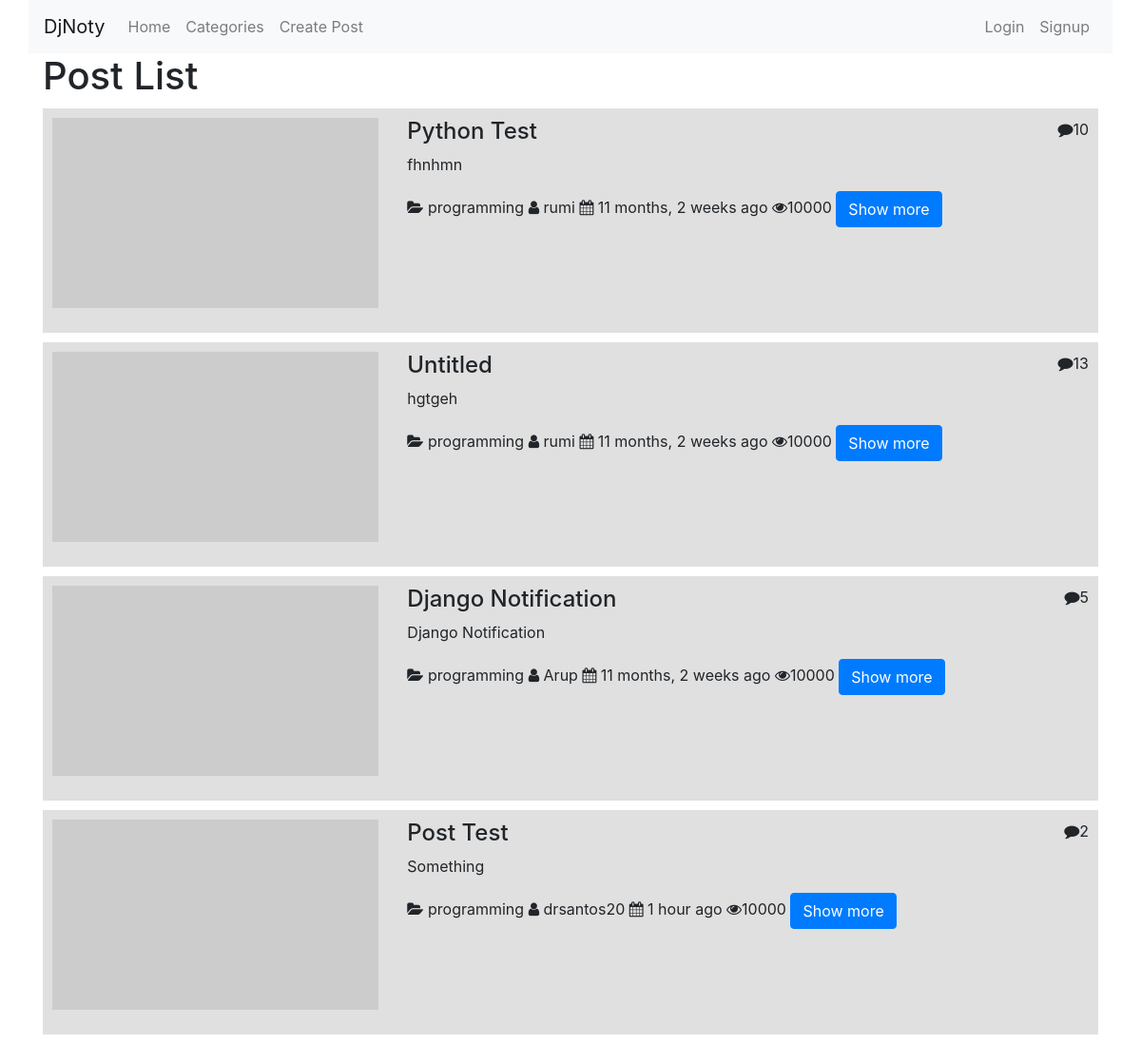
The page / on the database its author committed.
### blog/models.py (models this page shows, shortened)
class Post(models.Model):
    category = models.ForeignKey(Category, on_delete=models.CASCADE)
    user = models.ForeignKey(User, on_delete=models.CASCADE)
    title = models.CharField(max_length=200)
    text = models.TextField()
    created_date = models.DateTimeField(default=timezone.now)
    published_date = models.DateTimeField(blank=True, null=True)

class Category(models.Model):
    name = models.CharField(max_length=200)

class User(AbstractUser):
    username = models.CharField(
        'username',
        max_length=20,
        unique=True,
        help_text='Required. 20 characters or fewer. Letters, digits and @/./+/-/_ only.',
        error_messages={
            'unique': "A user with that username already exists.",
        },
    )
    email = models.EmailField(unique=True, blank=False,
                              error_messages={
                                  'unique': "A user with that email already exists.",
                              })
    USERNAME_FIELD = "email"
    REQUIRED_FIELDS = ["username"]

### blog/views.py (the view)
# urls.py: url(r'^$', views.index, name='posts'),
def index(request):
    posts_list = Post.objects.all()
    paginator = Paginator(posts_list, 5)
    page = request.GET.get('page', 1)
    try:
        posts = paginator.page(page)
    except PageNotAnInteger:
        posts = paginator.page(1)
    except EmptyPage:
        posts = paginator.page(paginator.num_pages)
    return render(request, 'posts/index.html', {'posts': posts})

### blog/context_processors.py (called while the page is built)
def notifications(request):
    context = {}
    if request.user.is_authenticated:
        context['notifications'] = request.user.notifications.unread()
    return context

### blog/templates/posts/index.html (shortened to what this page needs)
{% extends 'app.html' %}
{% load tz %}
{% block content %}
    <h1>Post List</h1>
    {% for post in posts %}
        <article>
            <div class="row">
                <div class="col-sm-6 col-md-4">
                    <figure>
                        <img style="height: 200px" class="img-responsive img-rounded"
                             src="https://placehold.it/70x70">
                    </figure>
                </div>
                <div class="col-sm-6 col-md-8">
                    <span class="label label-default pull-right"><i
                            class="fa fa-comment"></i>{{ post.comment_set.all.count }}</span>
                    <h4>{{ post.title }}</h4>
                    <p>{{ post.text }}</p>
                    <section>
                        <i class="fa fa-folder-open"></i> {{ post.category.name }}
                        <i class="fa fa-user"></i> {{ post.user.username }}
                        <i class="fa fa-calendar"></i>
                        {% localtime on %}
                            {{ post.created_date|timesince }} ago
                        {% endlocaltime %}
                        <i class="fa fa-eye"></i>10000
                        <a href="{% url 'posts.show' post.id %}" class="btn btn-primary">Show more</a>
                    </section>
                </div>
            </div>
        </article>
    {% endfor %}
{% endblock %}

### blog/templates/app.html (shortened to what this page needs)
{% load static %}
<!DOCTYPE html>
<html lang="en">
<head>
    {% include 'partials/stylesheets.html' %}
    <link rel="stylesheet" href="https://maxcdn.bootstrapcdn.com/font-awesome/4.7.0/css/font-awesome.min.css">
</head>
<body>
{% include 'partials/navbar.html' %}
<div class="container">
    {% block content %}{% endblock %}
</div>
</body>
</html>

### blog/templates/partials/stylesheets.html
{% load static %}
<link href="{% static 'css/bootstrap.min.css' %}" rel="stylesheet">
<link href="{% static 'css/style.css' %}" rel="stylesheet">

### blog/templates/partials/javascripts.html (shortened to what this page needs)
{% load static %}

### blog/templates/partials/navbar.html (shortened to what this page needs)
{% load notifications_tags %}
{% load static %}
<nav class="navbar container navbar-expand-lg navbar-light bg-light">
    <a class="navbar-brand" href="/">DjNoty</a>
    <div class="collapse navbar-collapse" id="navbarSupportedContent">
        <ul class="navbar-nav mr-auto">
            <li class="nav-item">
                <a class="nav-link" href="#">Home <span class="sr-only">(current)</span></a>
            </li>
            <li class="nav-item">
                <a class="nav-link" href="{% url 'categories' %}">Categories</a>
            </li>
            <li class="nav-item">
                <a class="nav-link" href="{% url 'posts.create' %}">Create Post</a>
            </li>
        </ul>
        <ul class="navbar-nav navbar-right">
            {% if request.user.is_authenticated %}
                <li class="nav-item"><a href="#" class="nav-link">Hello {{ request.user.username }}</a></li>
                <li class="nav-item dropdown">
                    <a class="nav-link dropdown-toggle" data-toggle="dropdown" href="#">
                        Notifications <span class="badge badge-pill badge-primary">{% live_notify_badge %}</span>
                        <span class="caret"></span>
                    </a>
                    <ul class="dropdown-menu notify-drop">
                        <div class="notify-drop-title">
                            <div class="row">
                                <div class="col-md-6 col-sm-6 col-xs-6">Notifications (<b
                                        class="unread-noty">{% live_notify_badge %}</b>)
                                </div>
                                <div class="col-md-6 col-sm-6 col-xs-6 text-right">
                                    <a href="" class="rIcon allRead" data-tooltip="tooltip" data-placement="bottom"
                                       title="" data-original-title="notify">
                                        <i class="fa fa-dot-circle-o"></i>
                                    </a>
                                </div>
                            </div>
                        </div>
                        <script src="{% static 'notifications/notify.js' %}" type="text/javascript"></script>
                        {% register_notify_callbacks refresh_period=15 fetch=notifications_unread callbacks='fill_notification_badge,my_special_notification_callback' %}
                        <script src="{% static 'js/scripts.js' %}"></script>
                        {% live_notify_list list_class="drop-content" %}
                        <div class="notify-drop-footer text-center">
                            <a href="{% url 'notifications:mark_all_as_read' %}" id="mark-as-read"><i class="fa fa-eye"></i> Mark all as read</a>
                        </div>
                    </ul>
                </li>
                <li class="nav-item"><a href="{% url 'logout' %}" class="nav-link">Logout</a></li>
            {% else %}
                <li class="nav-item"><a href="{% url 'login' %}" class="nav-link">Login</a></li>
                <li class="nav-item"><a href="{% url 'signup' %}" class="nav-link">Signup</a></li>
            {% endif %}
        </ul>
    </div>
</nav>

### blog/static/css/style.css (style rules this page uses)
article { background-color: #E0E0E0; padding: 10px; margin-bottom: 10px; margin-top: 10px; }
figure img { width: 100%; height: 100%; }

### rows shown on the page
Post: comment_set.all.count "10", title "Python Test", text "fhnhmn", category.name "programming", user.username "rumi", created_date "11 months, 2 weeks"
Post: comment_set.all.count "13", title "Untitled", text "hgtgeh", category.name "programming", user.username "rumi", created_date "11 months, 2 weeks"
Post: comment_set.all.count "5", title "Django Notification", text "Django Notification", category.name "programming", user.username "Arup", created_date "11 months, 2 weeks"
Post: comment_set.all.count "2", title "Post Test", text "Something", category.name "programming", user.username "drsantos20", created_date "1 hour"
